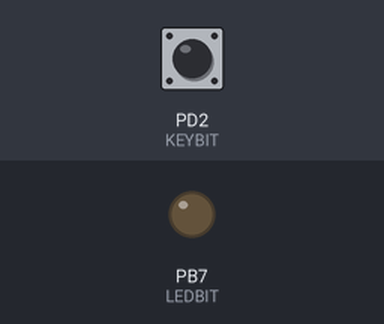
Recording of a program running on a simulated ATtiny2313, built with avr-gcc and emulated at 1 MHz. Shown: output pins drawn as LEDs (lit = HIGH). Inputs (shaded band) come from the test bench; at power-on: PD2 (KEYBIT) HIGH.

Above: at 1.2 s.
1.3 s: PD2 (KEYBIT) pulled LOW for 0.15 s
At 1.38 s:
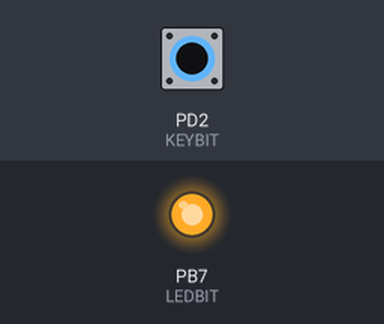
2.9 s: PD2 (KEYBIT) pulled LOW for 3.2 s
At 7.3 s:
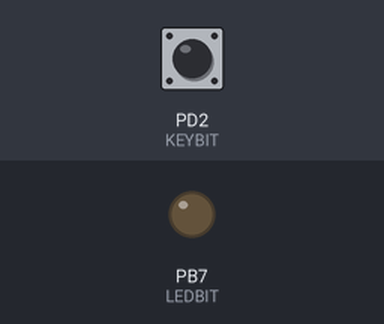
Timing chart, 0 to 8.8 s (numbered marks = the images above; inputs shaded):
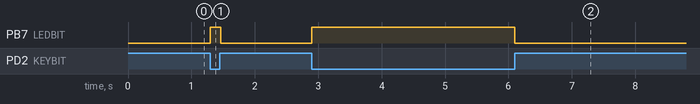

The program:

keyin.c
```c
/*
 * keyin.c
 *
 * Created: 2015-10-31 오후 4:27:10
 * Author : sela
 */

#include <avr/io.h>
#define F_CPU     1000000L
#include <util/delay.h>

#define LEDBIT      (1<<PB7)
#define KEYBIT		(1<<PD2)

int main(void)
{
	uint8_t keyin;

	DDRB = LEDBIT;
	DDRD = 0;
	PORTD = KEYBIT; // add built-in pull-up

    while (1)
    {
		keyin = PIND & KEYBIT;

		if(keyin == 0) // if key pressed
			PORTB |= LEDBIT;
		else
			PORTB &= ~LEDBIT;
		_delay_ms(20);
    }
}
```

Measured:
- after the input at 1.3 s, PB7 (LEDBIT): LOW → HIGH at once, → LOW 0.16 s later
- after the input at 2.9 s, PB7 (LEDBIT): LOW → HIGH at once, → LOW 3.2 s later
